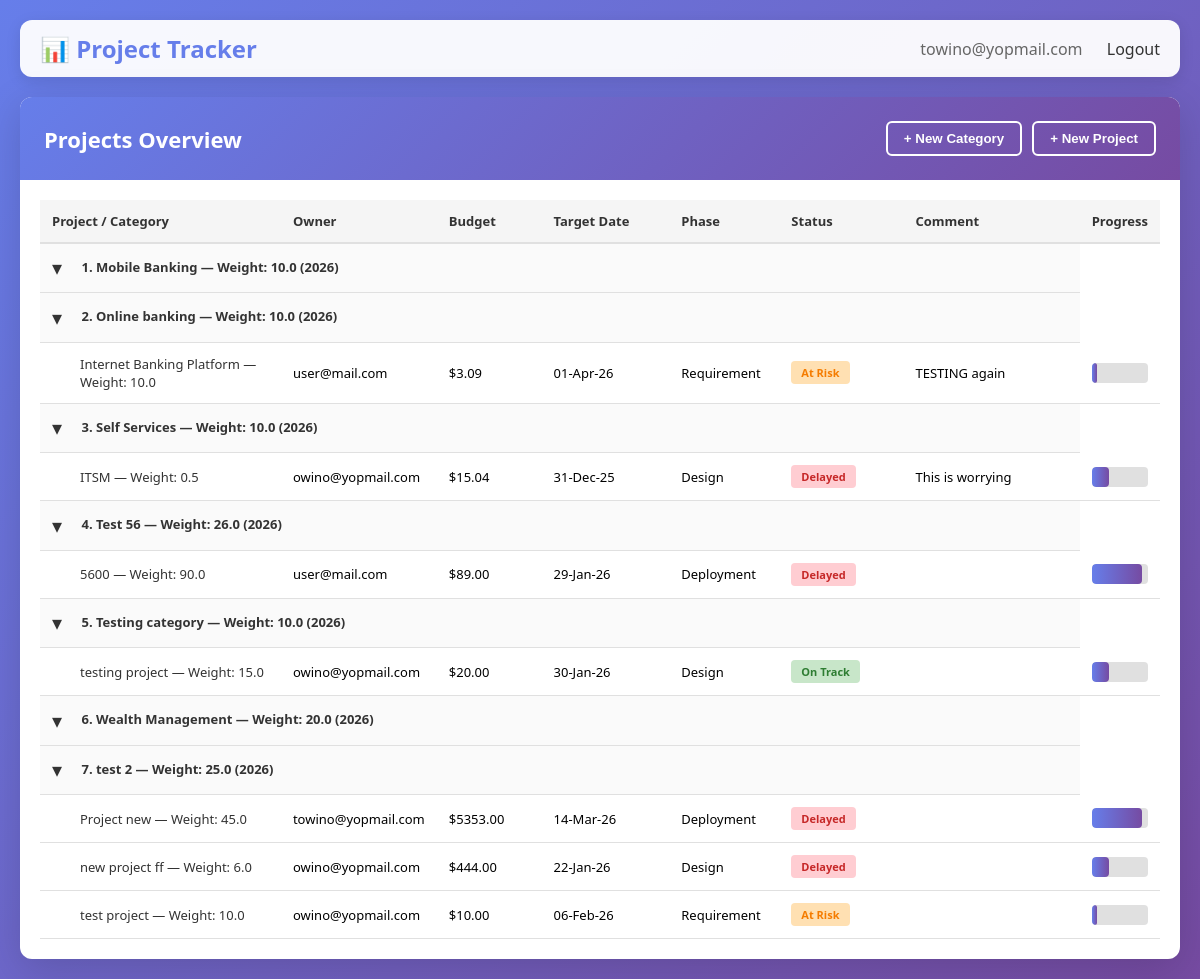
/ (signed in), run on the app's committed database.
### users/models.py (models this page shows, shortened)
class User(AbstractUser):
    email = models.EmailField(unique=True)
    groups = models.ManyToManyField(
        'auth.Group',
        related_name='users_custom_set',
        blank=True,
        help_text=('The groups this user belongs to.'),
    )
    user_permissions = models.ManyToManyField(
        'auth.Permission',
        related_name='users_custom_permissions_set',
        blank=True,
        help_text=('Specific permissions for this user.'),
    )
    otp_code = models.CharField(max_length=6, blank=True, null=True)
    otp_expiry = models.DateTimeField(blank=True, null=True)
    is_otp_verified = models.BooleanField(default=False)
    otp_method = models.CharField(
        max_length=10,
        choices=[('email', 'Email'), ('sms', 'SMS')],
        default='email',
    )
    is_active = models.BooleanField(default=True)
    created_at = models.DateTimeField(auto_now_add=True)
    updated_at = models.DateTimeField(auto_now=True)
    uid=models.UUIDField(primary_key=True, default=uuid.uuid4, editable=False)
    USERNAME_FIELD = 'email'
    REQUIRED_FIELDS = []
    class Meta:
        ordering = ['-created_at']
        verbose_name = 'User'
        verbose_name_plural = 'Users'

### main/models.py (models this page shows, shortened)
class Common(models.Model):
    uid=models.UUIDField(primary_key=True, default=uuid.uuid4, editable=False)
    created_at = models.DateTimeField(auto_now_add=True)
    updated_at = models.DateTimeField(auto_now=True)
    class Meta:
        abstract = True

class Category(Common):
    category_name = models.CharField(max_length=100, blank=False, null=False)
    objective_weight = models.DecimalField(max_digits=3, decimal_places=1, blank=False, null=False)
    scorecard_year = models.IntegerField(blank=False, null=False)
    class Meta:
        verbose_name = 'Category'
        verbose_name_plural = 'Categories'

class Project(Common):
    project_name = models.CharField(max_length=100, blank=False, null=False)
    category = models.ForeignKey(Category, on_delete=models.CASCADE)
    measure_initiative_weight=models.DecimalField(max_digits=3, decimal_places=1, blank=False, null=False)
    project_phase=models.CharField(max_length=50, blank=False, null=False, choices=[('Contracting', 'Contracting'), ('Requirement', 'Requirement'), ('Design', 'Design'), ('Development', 'Development'), ('Testing', 'Testing'), ('Deployment', 'Deployment'), ('Live', 'Live')], default='Requirement')
    project_status=models.ForeignKey(Status, on_delete=models.CASCADE)
    stretch_target_date=models.DateField(blank=False, null=False)
    owner=models.ForeignKey(User, on_delete=models.CASCADE)
    budget=models.DecimalField(max_digits=12, decimal_places=2, blank=True, null=True)
    comment = models.TextField(blank=True, null=True)

class Status(Common):
    status_name = models.CharField(max_length=50, choices= [('Planned', 'Planned'), ('On Track', 'On Track'), ('At Risk', 'At Risk'), ('Delayed', 'Delayed')], default='Not Started', blank=False, null=False)

### main/views.py (the view)
# urls.py: path('', views.index, name='index'),
@login_required(login_url="users/login")
def index(request):
    categories = Category.objects.prefetch_related('project_set__project_status', 'project_set__owner').all().order_by('category_name')
    statuses = Status.objects.all()
    owners = User.objects.all().order_by('email')
    phase_field = Project._meta.get_field('project_phase')
    phases = getattr(phase_field, 'choices', [])
    return render(request, 'main/index.html', {
        'categories': categories,
        'statuses': statuses,
        'owners': owners,
        'phases': phases,
    })

### templates/main/index.html (shortened to what this page needs)
<!DOCTYPE html>
<html lang="en">
<head>
</head>
<body>
    <div class="navbar">
        <h1>📊 Project Tracker</h1>
        <div class="navbar-links">
            {% if user.is_authenticated %}
                <span style="color: #666;">{{ user.email }}</span>
                <a href="{% url 'users:logout' %}">Logout</a>
            {% else %}
                <a href="{% url 'users:request_otp' %}">Login</a>
            {% endif %}
        </div>
    </div>
    <div class="container">
        <div class="header">
            <h2>Projects Overview</h2>
            <div class="filters">
                <button id="new-category-btn" class="btn">+ New Category</button>
                <button id="new-project-btn" class="btn">+ New Project</button>
            </div>
        </div>
        <div class="content">
            {% if categories %}
            <table>
                <thead>
                    <tr>
                        <th style="width: 25%">Project / Category</th>
                        <th style="width: 12%">Owner</th>
                        <th style="width: 10%">Budget</th>
                        <th style="width: 13%">Target Date</th>
                        <th style="width: 10%">Phase</th>
                        <th style="width: 12%">Status</th>
                        <th style="width: 18%">Comment</th>
                        <th style="width: 28%">Progress</th>
                    </tr>
                </thead>
                <tbody>
                    {% for category in categories %}
                    <tr class="row-category" data-uid="{{ category.uid }}">
                        <td colspan="7">
                            <button class="toggle-btn" data-cat="{{ category.uid }}" aria-expanded="true" title="Toggle projects">▾</button>
                            {{ forloop.counter }}. {{ category.category_name }} — Weight: {{ category.objective_weight }} ({{ category.scorecard_year }})
                        </td>
                    </tr>
                    {% for project in category.project_set.all %}
                    <tr data-cat="{{ category.uid }}" data-uid="{{ project.uid }}" class="proj-row">
                        <td>
                            <span class="project-name">{{ project.project_name }} — Weight: {{ project.measure_initiative_weight }}</span>
                        </td>
                        <td>{{ project.owner.email }}</td>
                        <td>${{ project.budget|default:"N/A" }}</td>
                        <td>{{ project.stretch_target_date|date:"d-M-y"|default:"N/A" }}</td>
                        <td>{{ project.project_phase }}</td>
                        <td>
                            {% with status=project.project_status.status_name %}
                                <span class="status {% if status == 'On Track' %}status-on-track{% elif status == 'At Risk' %}status-at-risk{% elif status == 'Delayed' %}status-delayed{% elif status == 'Completed' %}status-completed{% else %}status-planned{% endif %}">{{ status }}</span>
                            {% endwith %}
                        </td>
                        <td>
                            {{ project.comment|default:"" }}
                        </td>
                        <td>
                            <div class="progress-bar">
                                {% if project.project_phase == 'Live' %}
                                    <div class="progress-fill" style="width: 100%;"></div>
                                {% elif project.project_phase == 'Deployment' %}
                                    <div class="progress-fill" style="width: 90%;"></div>
                                {% elif project.project_phase == 'Testing' %}
                                    <div class="progress-fill" style="width: 75%;"></div>
                                {% elif project.project_phase == 'Development' %}
                                    <div class="progress-fill" style="width: 50%;"></div>
                                 {% elif project.project_phase == 'Design' %}
                                    <div class="progress-fill" style="width: 30%;"></div>
                                {% elif project.project_phase == 'Requirement' %}
                                    <div class="progress-fill" style="width: 10%;"></div>
                                {% elif project.project_phase == 'Contracting' %}
                                    <div class="progress-fill" style="width: 5%;"></div>
                                {% else %}
                                    <div class="progress-fill" style="width: 0%;"></div>
                                {% endif %}
                            </div>
                        </td>
                    </tr>
                    {% endfor %}
                    {% endfor %}
                </tbody>
            </table>
            {% else %}
            <div class="empty-state">
                <h3>🎯 No Projects Yet</h3>
                <p>Create a category and projects to start tracking progress.</p>
            </div>
            {% endif %}
        </div>
    </div>
</body>
</html>

### templates/main/index.html (style rules this page uses)
* { margin: 0; padding: 0; box-sizing: border-box; }
body { font-family: 'Segoe UI', Tahoma, Geneva, Verdana, sans-serif; background: linear-gradient(135deg, #667eea 0%, #764ba2 100%); min-height: 100vh; padding: 20px; }
.navbar { background: rgba(255, 255, 255, 0.95); padding: 12px 20px; border-radius: 12px; margin-bottom: 20px; box-shadow: 0 4px 15px rgba(0, 0, 0, 0.1); display: flex; justify-content: space-between; align-items: center; }
.navbar h1 { color: #667eea; font-size: 24px; }
.navbar-links a { color: #333; text-decoration: none; margin-left: 20px; font-weight: 500; }
.container { background: white; border-radius: 12px; box-shadow: 0 10px 40px rgba(0, 0, 0, 0.15); overflow: hidden; max-width: 1400px; margin: 0 auto; }
.header { background: linear-gradient(135deg, #667eea 0%, #764ba2 100%); color: white; padding: 24px; display: flex; justify-content: space-between; align-items: center; }
.header h2 { font-size: 22px; }
.filters { display: flex; gap: 10px; }
.btn { padding: 8px 16px; border: 2px solid white; background: transparent; color: white; border-radius: 6px; cursor: pointer; font-weight: 600; transition: all 0.3s; }
.content { padding: 20px; overflow-x: auto; }
.toggle-btn { background: transparent; border: none; font-size: 20px; line-height: 1; padding: 0 8px 0 0; margin-right: 8px; cursor: pointer; color: #333; vertical-align: middle; }
table { width: 100%; border-collapse: collapse; font-size: 13px; }
th { background: #f5f5f5; color: #333; padding: 12px; text-align: left; font-weight: 600; border-bottom: 2px solid #e0e0e0; }
td { padding: 12px; border-bottom: 1px solid #e0e0e0; }
.row-category { font-weight: 600; color: #333; background: #fafafa; }
.row-category td { padding: 14px 12px; font-weight: 600; }
.proj-row { background: #fff; }
.proj-row td:first-child { padding-left: 40px; }
.project-name { color: #333; }
.status { display: inline-block; padding: 4px 10px; border-radius: 4px; font-weight: 600; font-size: 11px; }
.status-on-track { background: #c8e6c9; color: #2e7d32; }
.status-at-risk { background: #ffe0b2; color: #f57c00; }
.status-delayed { background: #ffcdd2; color: #c62828; }
.progress-bar { background: #e0e0e0; border-radius: 4px; height: 20px; overflow: hidden; }
.progress-fill { height: 100%; background: linear-gradient(90deg, #667eea 0%, #764ba2 100%); border-radius: 4px; }

### data on the page
User: email "towino@yopmail.com"
Category: category_name "Mobile Banking", objective_weight "10.0", scorecard_year "2026"
Category: category_name "Online banking", objective_weight "10.0", scorecard_year "2026"
Project: project_name "Internet Banking Platform", measure_initiative_weight "10.0", owner.email "user@mail.com", budget "3.09", stretch_target_date "01-Apr-26", project_phase "Requirement", project_status.status_name "At Risk", comment "TESTING again"
Category: category_name "Self Services", objective_weight "10.0", scorecard_year "2026"
Project: project_name "ITSM", measure_initiative_weight "0.5", owner.email "owino@yopmail.com", budget "15.04", stretch_target_date "31-Dec-25", project_phase "Design", project_status.status_name "Delayed", comment "This is worrying"
Category: category_name "Test 56", objective_weight "26.0", scorecard_year "2026"
Project: project_name "5600", measure_initiative_weight "90.0", owner.email "user@mail.com", budget "89.00", stretch_target_date "29-Jan-26", project_phase "Deployment", project_status.status_name "Delayed"
Category: category_name "Testing category", objective_weight "10.0", scorecard_year "2026"
Project: project_name "testing project", measure_initiative_weight "15.0", owner.email "owino@yopmail.com", budget "20.00", stretch_target_date "30-Jan-26", project_phase "Design", project_status.status_name "On Track"
Category: category_name "Wealth Management", objective_weight "20.0", scorecard_year "2026"
Category: category_name "test 2", objective_weight "25.0", scorecard_year "2026"
Project: project_name "Project new", measure_initiative_weight "45.0", owner.email "towino@yopmail.com", budget "5353.00", stretch_target_date "14-Mar-26", project_phase "Deployment", project_status.status_name "Delayed"
Project: project_name "new project ff", measure_initiative_weight "6.0", owner.email "owino@yopmail.com", budget "444.00", stretch_target_date "22-Jan-26", project_phase "Design", project_status.status_name "Delayed"
Project: project_name "test project", measure_initiative_weight "10.0", owner.email "owino@yopmail.com", budget "10.00", stretch_target_date "06-Feb-26", project_phase "Requirement", project_status.status_name "At Risk"
